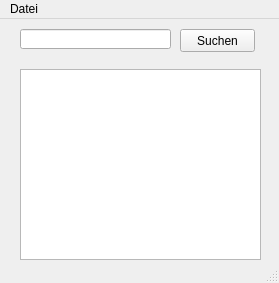
<?xml version="1.0" encoding="UTF-8"?>
<ui version="4.0">
 <class>MainWindow</class>
 <widget class="QMainWindow" name="MainWindow">
  <property name="geometry">
   <rect>
    <x>0</x>
    <y>0</y>
    <width>279</width>
    <height>283</height>
   </rect>
  </property>
  <property name="windowTitle">
   <string>Synonyms</string>
  </property>
  <widget class="QWidget" name="centralwidget">
   <widget class="QPushButton" name="searchButton">
    <property name="geometry">
     <rect>
      <x>180</x>
      <y>10</y>
      <width>75</width>
      <height>23</height>
     </rect>
    </property>
    <property name="text">
     <string>Suchen</string>
    </property>
   </widget>
   <widget class="QLineEdit" name="searchInput">
    <property name="geometry">
     <rect>
      <x>20</x>
      <y>10</y>
      <width>151</width>
      <height>20</height>
     </rect>
    </property>
   </widget>
   <widget class="QTextEdit" name="outputTa">
    <property name="geometry">
     <rect>
      <x>20</x>
      <y>50</y>
      <width>241</width>
      <height>191</height>
     </rect>
    </property>
   </widget>
  </widget>
  <widget class="QMenuBar" name="menubar">
   <property name="geometry">
    <rect>
     <x>0</x>
     <y>0</y>
     <width>279</width>
     <height>21</height>
    </rect>
   </property>
   <widget class="QMenu" name="menuDatei">
    <property name="title">
     <string>Datei</string>
    </property>
    <addaction name="actionSuchverlauf"/>
    <addaction name="separator"/>
    <addaction name="actionSchliessen"/>
   </widget>
   <addaction name="menuDatei"/>
  </widget>
  <widget class="QStatusBar" name="statusbar"/>
  <action name="actionSuchverlauf">
   <property name="text">
    <string>Suchverlauf</string>
   </property>
  </action>
  <action name="actionSchliessen">
   <property name="text">
    <string>Schliessen</string>
   </property>
  </action>
 </widget>
 <resources/>
 <connections>
  <connection>
   <sender>searchButton</sender>
   <signal>clicked()</signal>
   <receiver>MainWindow</receiver>
   <slot>update()</slot>
   <hints>
    <hint type="sourcelabel">
     <x>217</x>
     <y>42</y>
    </hint>
    <hint type="destinationlabel">
     <x>139</x>
     <y>141</y>
    </hint>
   </hints>
  </connection>
  <connection>
   <sender>actionSuchverlauf</sender>
   <signal>triggered()</signal>
   <receiver>MainWindow</receiver>
   <slot>update()</slot>
   <hints>
    <hint type="sourcelabel">
     <x>-1</x>
     <y>-1</y>
    </hint>
    <hint type="destinationlabel">
     <x>139</x>
     <y>141</y>
    </hint>
   </hints>
  </connection>
  <connection>
   <sender>actionSchliessen</sender>
   <signal>triggered()</signal>
   <receiver>MainWindow</receiver>
   <slot>close()</slot>
   <hints>
    <hint type="sourcelabel">
     <x>139</x>
     <y>141</y>
    </hint>
    <hint type="destinationlabel">
     <x>139</x>
     <y>141</y>
    </hint>
   </hints>
  </connection>
 </connections>
</ui>
